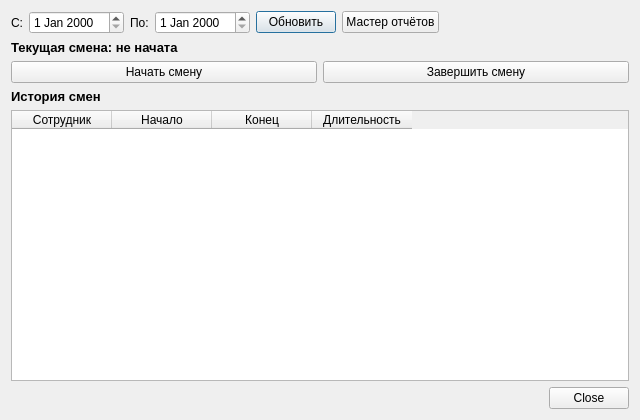
<?xml version="1.0" encoding="UTF-8"?>
<ui version="4.0">
 <class>ShiftsDialog</class>
 <widget class="QDialog" name="ShiftsDialog">
  <property name="geometry">
   <rect>
    <x>0</x>
    <y>0</y>
    <width>640</width>
    <height>420</height>
   </rect>
  </property>
  <property name="windowTitle">
   <string>Учёт рабочих смен</string>
  </property>
  <layout class="QVBoxLayout" name="verticalLayout">
   <item>
    <layout class="QHBoxLayout" name="periodLayout">
     <item>
      <widget class="QLabel" name="dateFromLabel">
       <property name="text">
        <string>С:</string>
       </property>
      </widget>
     </item>
     <item>
      <widget class="QDateEdit" name="dateFromEdit"/>
     </item>
     <item>
      <widget class="QLabel" name="dateToLabel">
       <property name="text">
        <string>По:</string>
       </property>
      </widget>
     </item>
     <item>
      <widget class="QDateEdit" name="dateToEdit"/>
     </item>
     <item>
      <widget class="QPushButton" name="refreshButton">
       <property name="text">
        <string>Обновить</string>
       </property>
      </widget>
     </item>
     <item>
      <widget class="QPushButton" name="reportOdtButton">
       <property name="text">
        <string>Мастер отчётов</string>
       </property>
      </widget>
     </item>
     <item>
      <spacer name="horizontalSpacer">
       <property name="orientation">
        <enum>Qt::Horizontal</enum>
       </property>
       <property name="sizeHint" stdset="0">
        <size>
         <width>40</width>
         <height>20</height>
        </size>
       </property>
      </spacer>
     </item>
    </layout>
   </item>
   <item>
    <widget class="QLabel" name="currentShiftLabel">
     <property name="text">
      <string>Текущая смена: не начата</string>
     </property>
     <property name="font">
      <font>
       <pointsize>10</pointsize>
       <bold>true</bold>
      </font>
     </property>
    </widget>
   </item>
   <item>
    <layout class="QHBoxLayout" name="buttonsShiftLayout">
     <item>
      <widget class="QPushButton" name="startShiftButton">
       <property name="text">
        <string>Начать смену</string>
       </property>
      </widget>
     </item>
     <item>
      <widget class="QPushButton" name="endShiftButton">
       <property name="text">
        <string>Завершить смену</string>
       </property>
      </widget>
     </item>
    </layout>
   </item>
   <item>
    <widget class="QLabel" name="tableLabel">
     <property name="text">
      <string>История смен</string>
     </property>
     <property name="font">
      <font>
       <pointsize>10</pointsize>
       <bold>true</bold>
      </font>
     </property>
    </widget>
   </item>
   <item>
    <widget class="QTableWidget" name="shiftsTable">
     <property name="selectionBehavior">
      <enum>QAbstractItemView::SelectRows</enum>
     </property>
     <property name="selectionMode">
      <enum>QAbstractItemView::SingleSelection</enum>
     </property>
     <column>
      <property name="text">
       <string>Сотрудник</string>
      </property>
     </column>
     <column>
      <property name="text">
       <string>Начало</string>
      </property>
     </column>
     <column>
      <property name="text">
       <string>Конец</string>
      </property>
     </column>
     <column>
      <property name="text">
       <string>Длительность</string>
      </property>
     </column>
    </widget>
   </item>
   <item>
    <widget class="QDialogButtonBox" name="buttonBox">
     <property name="standardButtons">
      <set>QDialogButtonBox::StandardButton::Close</set>
     </property>
    </widget>
   </item>
  </layout>
 </widget>
 <resources/>
 <connections/>
</ui>
